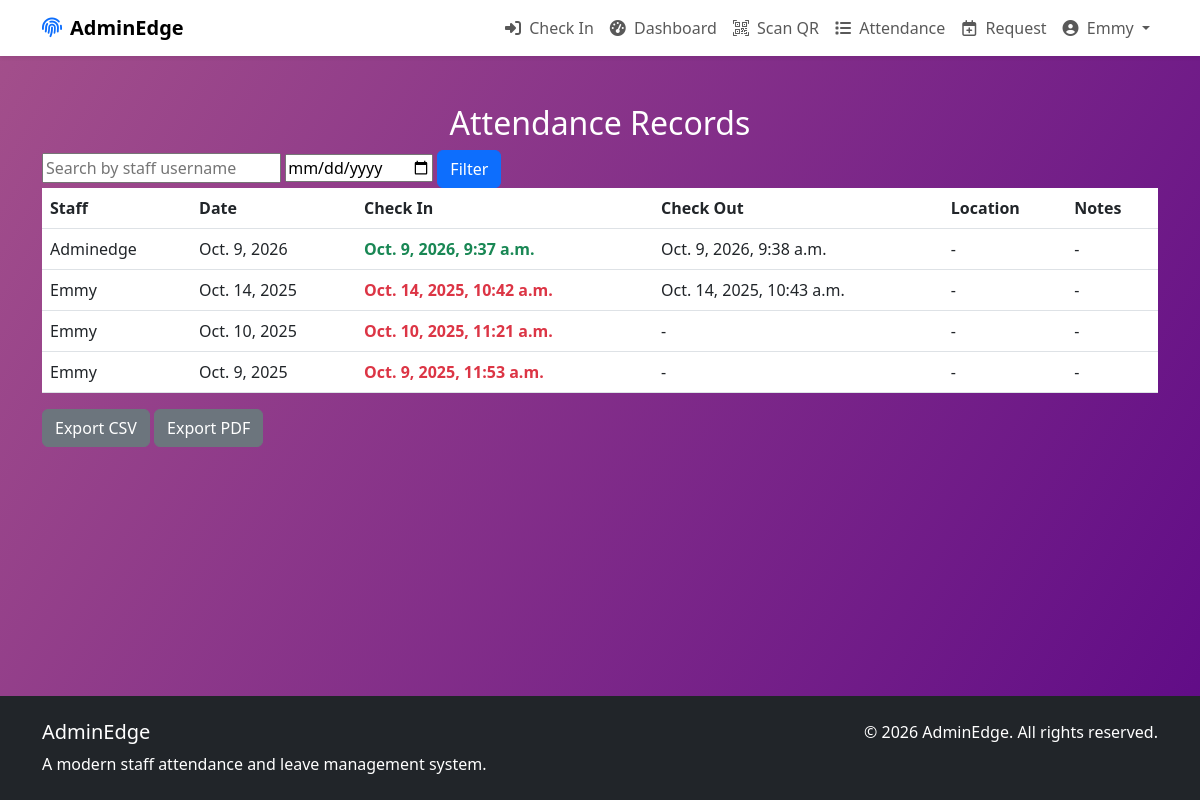
Screenshot of /attendance/ (signed in) with the database file from the repository.
### accounts/models.py (models this page shows, shortened)
class CustomUser(AbstractUser):
    phone = models.CharField(
        _("phone number"),
        max_length=15,
        blank=True,
        validators=[
            RegexValidator(
                regex=r"^\+?1?\d{9,15}$",
                message=_(
                    "Phone number must be entered in the format: '+999999999'. Up to 15 digits allowed."
                ),
            )
        ],
        help_text=_("Format: +1234567890"),
    )
    department = models.ForeignKey(
        "attendance.Department",
        on_delete=models.SET_NULL,
        null=True,
        blank=True,
        related_name="staff_members",
        verbose_name=_("department"),
    )
    hire_date = models.DateField(
        _("hire date"),
        default=timezone.now,
        help_text=_("Date when the employee was hired"),
    )
    position = models.CharField(
        _("position"), max_length=100, blank=True, help_text=_("Job position or title")
    )
    bio = models.TextField(
        _("bio"), blank=True, help_text=_("A short bio or description")
    )
    is_active = models.BooleanField(
        _("active"),
        default=True,
        help_text=_(
            "Designates whether this user should be treated as active. Unselect this instead of deleting accounts."
        ),
    )
    profile_picture = models.ImageField(
        _("profile picture"),
        upload_to="profile_pics/",
        blank=True,
        null=True,
        help_text=_("Upload a profile picture (optional)"),
    )
    date_joined = models.DateTimeField(_("date joined"), default=timezone.now)
    last_updated = models.DateTimeField(_("last updated"), auto_now=True)
    class Meta:
        verbose_name = _("user")
        verbose_name_plural = _("users")
        ordering = ["last_name", "first_name"]

### attendance/models.py (models this page shows, shortened)
class Attendance(models.Model):
    user = models.ForeignKey(
        settings.AUTH_USER_MODEL,
        on_delete=models.CASCADE,
        related_name="attendance_records",
        null=True,
        blank=True,
    )
    sign_in = models.DateTimeField(
        _("sign in time"), null=True, blank=True, help_text=_("When the user signed in")
    )
    sign_out = models.DateTimeField(
        _("sign out time"),
        null=True,
        blank=True,
        help_text=_("When the user signed out"),
    )
    date = models.DateField(
        _("date"), auto_now_add=True, help_text=_("The date of the attendance record")
    )
    notes = models.TextField(
        _("notes"),
        blank=True,
        help_text=_("Any additional notes about this attendance record"),
    )
    location = models.CharField(
        _("location"),
        max_length=500,
        blank=True,
        help_text=_("Location from where the user signed in (address or coordinates)"),
    )
    created_at = models.DateTimeField(
        _("created at"),
        auto_now_add=True,
        help_text=_("When this record was created"),
        null=True,
        blank=True,
    )
    updated_at = models.DateTimeField(
        _("updated at"), auto_now=True, help_text=_("When this record was last updated")
    )
    class Meta:
        verbose_name = _("attendance record")
        verbose_name_plural = _("attendance records")
        ordering = ["-date", "-sign_in"]
        unique_together = ("user", "date")  # One record per user per day
        indexes = [
            models.Index(fields=["user", "date"]),
            models.Index(fields=["date"]),
            models.Index(fields=["sign_in"]),
            models.Index(fields=["sign_out"]),
        ]

### attendance/views.py (the view)
# urls.py: path("attendance/", views.attendance_list, name="attendance_list"),
@login_required
def attendance_list(request):
    if not request.user.is_staff:
        return redirect("sign_in_out")
    attendances = Attendance.objects.all()
    if request.GET.get("user"):
        attendances = attendances.filter(user__username=request.GET["user"])
    if request.GET.get("date"):
        attendances = attendances.filter(date=request.GET["date"])
    return render(request, "attendance_list.html", {"attendances": attendances})

### attendance/context_processors.py (called while the page is built)
def attendance_status(request):
    context = {
        'user_signed_in_today': False,
        'user_signed_out_today': False,
        'show_sign_in': True,
        'show_sign_out': False,
    }
    if request.user.is_authenticated:
        today = timezone.now().date()
        try:
            attendance = Attendance.objects.get(user=request.user, date=today)
            if attendance.sign_in and not attendance.sign_out:
                context['user_signed_in_today'] = True
                context['show_sign_in'] = False
                context['show_sign_out'] = True
            elif attendance.sign_out:
                context['user_signed_out_today'] = True
                context['show_sign_in'] = False
                context['show_sign_out'] = False
        except Attendance.DoesNotExist:
            pass
    return context

### attendance/templates/attendance_list.html
{% extends 'base.html' %}
{% block content %}
<h2 class="text-white" style="text-align: center;">Attendance Records</h2>
<form method="get">
    <input type="text" name="staff" placeholder="Search by staff username">
    <input type="date" name="date">
    <button type="submit" class="btn btn-primary">Filter</button>
</form>
<table class="table">
    <thead>
        <tr>
            <th>Staff</th>
            <th>Date</th>
            <th>Check In</th>
            <th>Check Out</th>
            <th>Location</th>
            <th>Notes</th>
        </tr>
    </thead>
    <tbody>
        {% for att in attendances %}
        <tr>
            <td>{{ att.user.get_full_name|default:att.user.username }}</td>
            <td>{{ att.date }}</td>
            <td>
                {% if att.sign_in %}
                    {% if att.sign_in.hour < 9 or att.sign_in.hour == 9 and att.sign_in.minute == 0 %}
                        <span class="text-success fw-bold">{{ att.sign_in }}</span>
                    {% else %}
                        <span class="text-danger fw-bold">{{ att.sign_in }}</span>
                    {% endif %}
                {% else %}
                    -
                {% endif %}
            </td>
            <td>{{ att.sign_out|default:"-" }}</td>
            <td title="{{ att.location }}">{{ att.location|default:"-"|truncatewords:8 }}</td>
            <td>{{ att.notes|default:"-" }}</td>
        </tr>
        {% endfor %}
    </tbody>
</table>
<a href="{% url 'export_attendance' 'csv' %}" class="btn btn-secondary">Export CSV</a>
<a href="{% url 'export_attendance' 'pdf' %}" class="btn btn-secondary">Export PDF</a>
{% endblock %}

### attendance/templates/base.html (shortened to what this page needs)
{% load static %}
<!DOCTYPE html>
<html lang="en">
<head>
    <link href="https://cdn.jsdelivr.net/npm/bootstrap@5.3.0/dist/css/bootstrap.min.css" rel="stylesheet">
    <link rel="stylesheet" href="https://cdn.jsdelivr.net/npm/bootstrap-icons@1.11.0/font/bootstrap-icons.css">
    <link rel="stylesheet" href="https://cdnjs.cloudflare.com/ajax/libs/font-awesome/6.4.0/css/all.min.css">
    <link href="{% static 'css/style.css' %}" rel="stylesheet">
</head>
<body class="d-flex flex-column min-vh-100">
    <nav class="navbar navbar-expand-lg navbar-light bg-white shadow-sm">
        <div class="container">
            <a class="navbar-brand d-flex align-items-center" href="{% if user.is_authenticated %}{% url 'dashboard' %}{% else %}{% url 'login' %}{% endif %}">
                <i class="fas fa-fingerprint me-2 text-primary"></i>
                <span class="fw-bold">AdminEdge</span>
            </a>
            <div class="collapse navbar-collapse" id="navbarNav">
                <ul class="navbar-nav ms-auto">
                    {% if user.is_authenticated %}
                        <li class="nav-item">
                            <a class="nav-link" href="{% url 'sign_in_out' %}">
                                {% if show_sign_out %}
                                    <i class="fas fa-sign-out-alt me-1"></i> Check Out
                                {% else %}
                                    <i class="fas fa-sign-in-alt me-1"></i> Check In
                                {% endif %}
                            </a>
                        </li>
                        <li class="nav-item">
                            <a class="nav-link" href="{% url 'dashboard' %}">
                                <i class="fas fa-tachometer-alt me-1"></i> Dashboard
                            </a>
                        </li>
                        <li class="nav-item">
                            <a class="nav-link" href="{% url 'barcode_scan_page' %}">
                                <i class="bi bi-qr-code-scan me-1"></i> Scan QR
                            </a>
                        </li>
                        {% if user.is_staff %}
                            <li class="nav-item">
                                <a class="nav-link" href="{% url 'attendance_list' %}">
                                    <i class="fas fa-list me-1"></i> Attendance
                                </a>
                            </li>
                        {% endif %}
                        <li class="nav-item">
                            <a class="nav-link" href="{% url 'leave_request' %}">
                                <i class="far fa-calendar-plus me-1"></i> Request
                            </a>
                        </li>
                        <li class="nav-item dropdown">
                            <a class="nav-link dropdown-toggle" href="#" id="userDropdown" role="button"
                               data-bs-toggle="dropdown" aria-expanded="false">
                                <i class="fas fa-user-circle me-1"></i> {{ user.get_full_name|default:user.username }}
                            </a>
                        </li>
                    {% endif %}
                </ul>
            </div>
        </div>
    </nav>
    <main class="flex-grow-1 py-4">
        <div class="container">
            {% block content %}{% endblock %}
        </div>
    </main>
    <footer class="bg-dark text-white py-4 mt-5">
        <div class="container">
            <div class="row">
                <div class="col-md-6">
                    <h5>AdminEdge</h5>
                    <p class="mb-0">A modern staff attendance and leave management system.</p>
                </div>
                <div class="col-md-6 text-md-end">
                    <p class="mb-0">&copy; {% now "Y" %} AdminEdge. All rights reserved.</p>
                </div>
            </div>
        </div>
    </footer>
</body>
</html>

### attendance/templates/base.html (style rules this page uses)
body { min-height: 100vh; background: linear-gradient(120deg, #a4508b 0%, #5f0a87 50%, #c471f5 100%); background-attachment: fixed; background-size: 200% 200%; animation: violetGradientShift 10s ease-in-out infinite; }

### rows the page displays
CustomUser: get_full_name "Emmy"
Attendance: user.get_full_name "Adminedge", date "Oct. 9, 2026", sign_in "Oct. 9, 2026, 9:37 a.m.", sign_out "Oct. 9, 2026, 9:38 a.m.", location "-", notes "-"
Attendance: user.get_full_name "Emmy", date "Oct. 14, 2025", sign_in "Oct. 14, 2025, 10:42 a.m.", sign_out "Oct. 14, 2025, 10:43 a.m.", location "-", notes "-"
Attendance: user.get_full_name "Emmy", date "Oct. 10, 2025", sign_in "Oct. 10, 2025, 11:21 a.m.", sign_out "-", location "-", notes "-"
Attendance: user.get_full_name "Emmy", date "Oct. 9, 2025", sign_in "Oct. 9, 2025, 11:53 a.m.", sign_out "-", location "-", notes "-"
